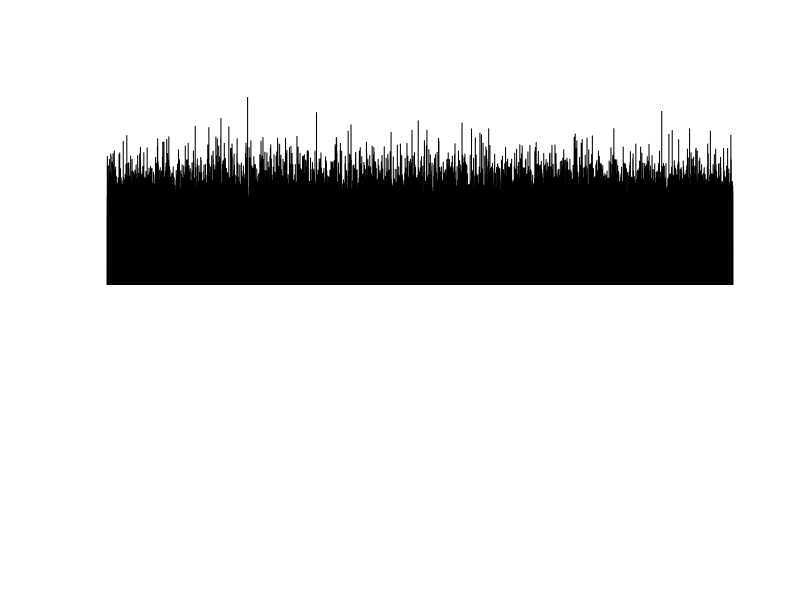

This chart was generated by the following R code: (Note: a time limit stopped this script after it produced the figure.)
#################################################################
# Simulate MA(1)
#################################################################

# Simulate MA(1)
N = 1000000;
sigma = 0.5;
eps = rnorm(N, 0, sigma);

# Simulate
mu = 0.61;
theta = 0.8;
y = mu + eps[2:N] + theta*eps[1:(N-1)];

# Plot
png(file="ma1ExampleSeries.png", height=600, width=1000)
plot(y, main=paste("MA(1), ",expression(theta)," = ",theta, sep=""),type="l")
dev.off()


#################################################################
# Plot ACF for MA(1)
#################################################################

# Plot the empirical acf
png(file="ma1ACF.png", height=600, width=1000)
acf(y, main="Autocorrelations for MA(1)")
dev.off()

#################################################################
# Plot lag 1 autocorrelation for different MA(1)
#################################################################

# Construct a grid of first-order coefficients
N = 10000;
thetaGrid = seq(-3, 3, length=N);

# Compute the lag 1 autocorrelations
rho1 = thetaGrid/(1+thetaGrid^2);

# Plot
png(file="ma1Lag1.png", height=600, width=1000)
plot(thetaGrid, rho1, type='l', xlab=expression(theta), ylab=expression(rho[1]),
	 main="Lag 1 Autocorrelation for MA(1)")
abline(h=0);
abline(h=0.5, lty=3);
abline(h=-0.5, lty=3);
dev.off()
